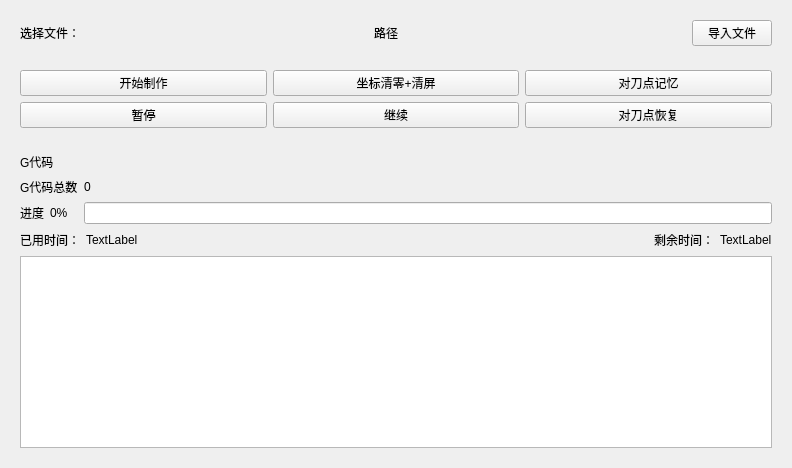
            <widget class="QWidget" name="page_ZD">
             <property name="styleSheet">
              <string notr="true">#page_ZD{
background-color: rgba(212, 238, 255, 200);
}
</string>
             </property>
             <layout class="QVBoxLayout" name="verticalLayout_12">
              <item>
               <widget class="QWidget" name="widget_6" native="true">
                <layout class="QHBoxLayout" name="horizontalLayout_3">
                 <item>
                  <widget class="QLabel" name="label_20">
                   <property name="text">
                    <string>选择文件：</string>
                   </property>
                  </widget>
                 </item>
                 <item>
                  <widget class="QLabel" name="file_lujing">
                   <property name="minimumSize">
                    <size>
                     <width>600</width>
                     <height>0</height>
                    </size>
                   </property>
                   <property name="styleSheet">
                    <string notr="true">#label_77{
border-radius:25px;
background-color: rgba(177, 177, 177, 200);
}
</string>
                   </property>
                   <property name="text">
                    <string>&lt;html&gt;&lt;head/&gt;&lt;body&gt;&lt;p align=&quot;center&quot;&gt;路径&lt;/p&gt;&lt;/body&gt;&lt;/html&gt;</string>
                   </property>
                  </widget>
                 </item>
                 <item>
                  <widget class="QPushButton" name="Button_">
                   <property name="text">
                    <string>导入文件</string>
                   </property>
                  </widget>
                 </item>
                </layout>
               </widget>
              </item>
              <item>
               <widget class="QWidget" name="widget_12" native="true">
                <layout class="QGridLayout" name="gridLayout_2">
                 <item row="0" column="0">
                  <widget class="QPushButton" name="Button_start">
                   <property name="text">
                    <string>开始制作</string>
                   </property>
                  </widget>
                 </item>
                 <item row="0" column="1">
                  <widget class="QPushButton" name="Button_clean">
                   <property name="text">
                    <string>坐标清零+清屏</string>
                   </property>
                  </widget>
                 </item>
                 <item row="0" column="2">
                  <widget class="QPushButton" name="Button_jiyi">
                   <property name="text">
                    <string>对刀点记忆</string>
                   </property>
                  </widget>
                 </item>
                 <item row="1" column="0">
                  <widget class="QPushButton" name="Button_stop">
                   <property name="text">
                    <string>暂停</string>
                   </property>
                  </widget>
                 </item>
                 <item row="1" column="1">
                  <widget class="QPushButton" name="Button_continue">
                   <property name="text">
                    <string>继续</string>
                   </property>
                  </widget>
                 </item>
                 <item row="1" column="2">
                  <widget class="QPushButton" name="Button_huifu">
                   <property name="text">
                    <string>对刀点恢复</string>
                   </property>
                  </widget>
                 </item>
                </layout>
               </widget>
              </item>
              <item>
               <widget class="QWidget" name="widget_3" native="true">
                <layout class="QFormLayout" name="formLayout">
                 <item row="0" column="0" colspan="2">
                  <layout class="QHBoxLayout" name="horizontalLayout_8">
                   <item>
                    <widget class="QLabel" name="label_47">
                     <property name="text">
                      <string>G代码</string>
                     </property>
                    </widget>
                   </item>
                   <item>
                    <spacer name="horizontalSpacer_26">
                     <property name="orientation">
                      <enum>Qt::Horizontal</enum>
                     </property>
                     <property name="sizeHint" stdset="0">
                      <size>
                       <width>40</width>
                       <height>20</height>
                      </size>
                     </property>
                    </spacer>
                   </item>
                  </layout>
                 </item>
                 <item row="1" column="0">
                  <widget class="QLabel" name="label_49">
                   <property name="text">
                    <string>G代码总数</string>
                   </property>
                  </widget>
                 </item>
                 <item row="1" column="1">
                  <widget class="QLabel" name="num_daimazongshu">
                   <property name="text">
                    <string>0</string>
                   </property>
                  </widget>
                 </item>
                 <item row="2" column="0">
                  <layout class="QHBoxLayout" name="horizontalLayout_10">
                   <item>
                    <widget class="QLabel" name="label_48">
                     <property name="text">
                      <string>进度</string>
                     </property>
                    </widget>
                   </item>
                   <item>
                    <widget class="QLabel" name="num_jindu">
                     <property name="text">
                      <string>0%</string>
                     </property>
                    </widget>
                   </item>
                  </layout>
                 </item>
                 <item row="2" column="1">
                  <widget class="QLineEdit" name="lineEdit_4"/>
                 </item>
                 <item row="3" column="0" colspan="2">
                  <layout class="QHBoxLayout" name="horizontalLayout_9">
                   <item>
                    <widget class="QLabel" name="label_56">
                     <property name="text">
                      <string>已用时间：</string>
                     </property>
                    </widget>
                   </item>
                   <item>
                    <widget class="QLabel" name="num_yiyongshijian">
                     <property name="text">
                      <string>TextLabel</string>
                     </property>
                    </widget>
                   </item>
                   <item>
                    <spacer name="horizontalSpacer_27">
                     <property name="orientation">
                      <enum>Qt::Horizontal</enum>
                     </property>
                     <property name="sizeHint" stdset="0">
                      <size>
                       <width>40</width>
                       <height>20</height>
                      </size>
                     </property>
                    </spacer>
                   </item>
                   <item>
                    <widget class="QLabel" name="label_57">
                     <property name="text">
                      <string>剩余时间：</string>
                     </property>
                    </widget>
                   </item>
                   <item>
                    <widget class="QLabel" name="num_shengyushijian">
                     <property name="text">
                      <string>TextLabel</string>
                     </property>
                    </widget>
                   </item>
                  </layout>
                 </item>
                 <item row="4" column="0" colspan="2">
                  <widget class="QTextBrowser" name="textedit_file"/>
                 </item>
                </layout>
               </widget>
              </item>
             </layout>
            </widget>
